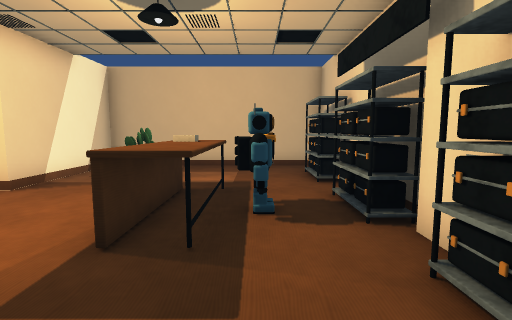
View 1 (above)

24 first-person views from a walk through a 3-D level made in the Unity game engine. The camera is 1.3 m above the floor, tilts 6° down and sees 85° across. The floor is counted in squares, 1 m on a side. Each view is taken from the middle of a square. On the plan, view 1 faces up. The plan holds only what a view shows up to about 13 squares ahead; the rest is blank. Some animated figures are left out.

View 2
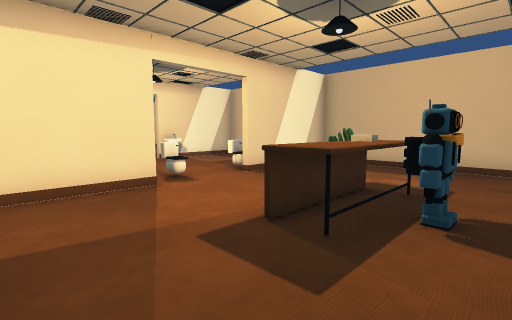

View 3
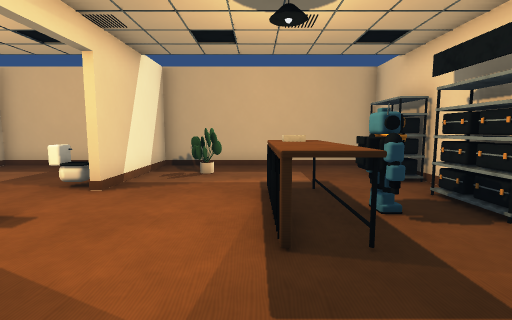

View 4
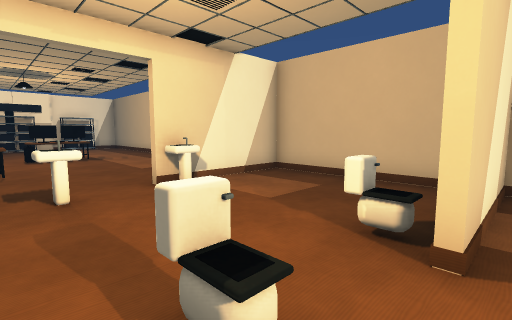

View 5
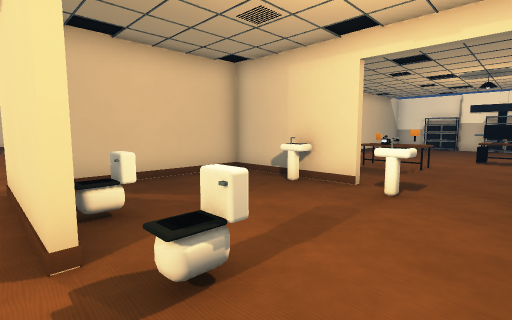

View 6
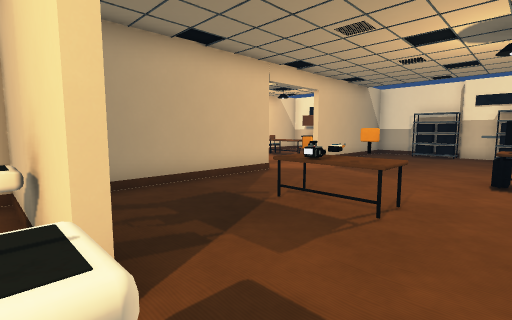

View 7
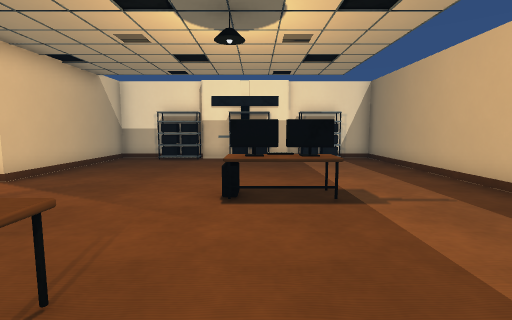

View 8
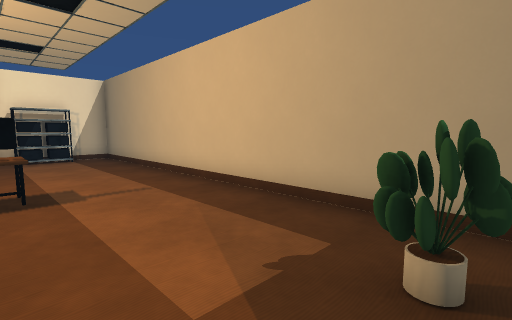

View 9
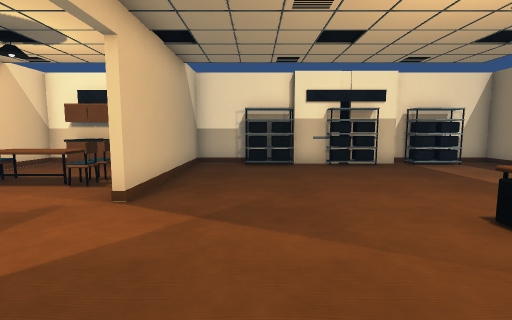

View 10
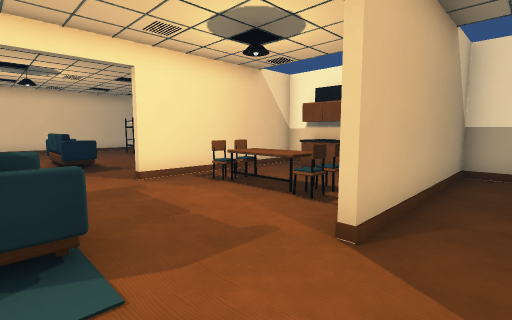

View 11
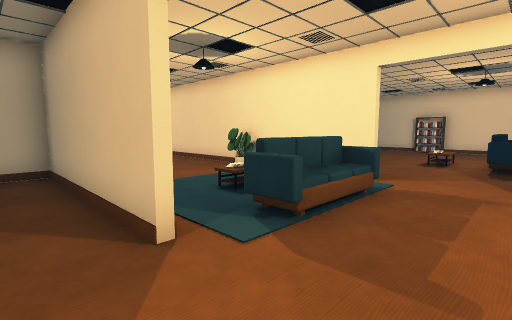

View 12
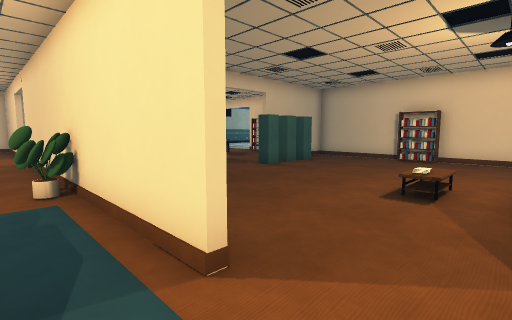

View 13
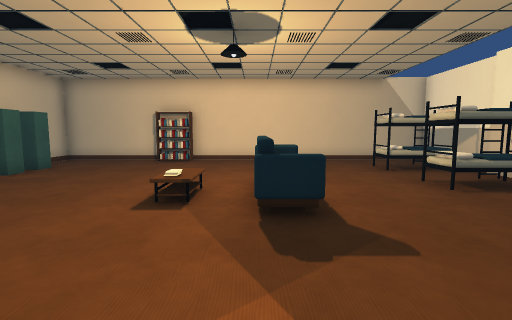

View 14
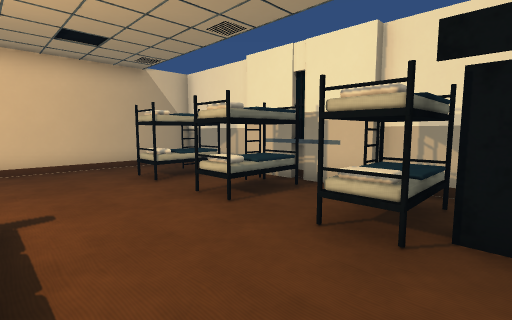

View 15
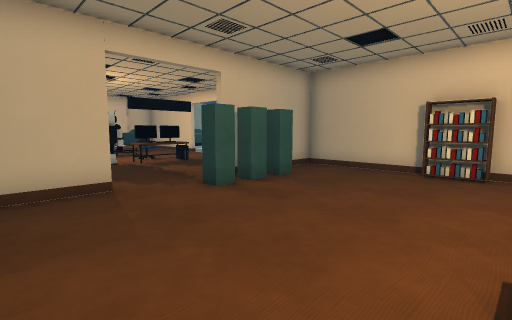

View 16
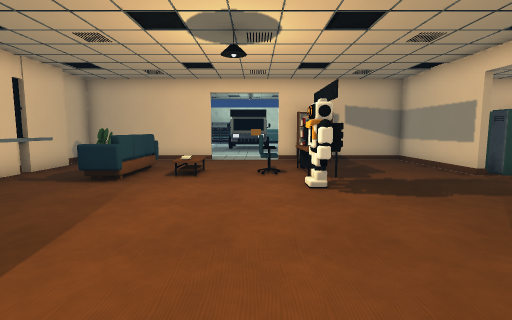

View 17
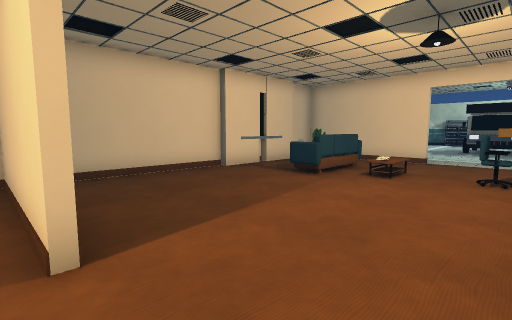

View 18
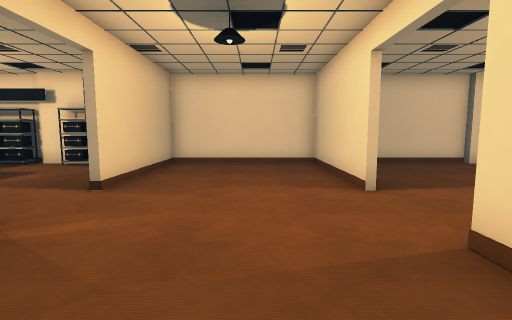

View 19
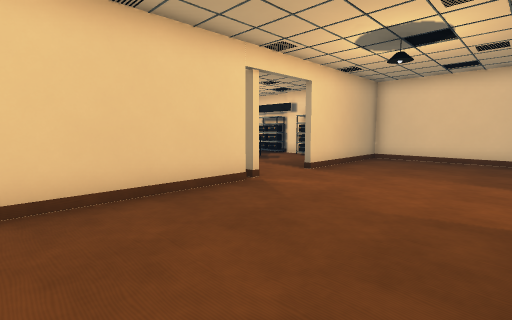

View 20
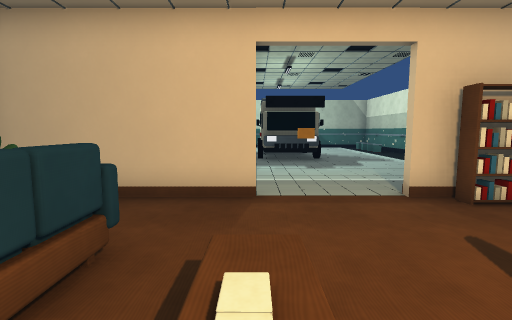

View 21
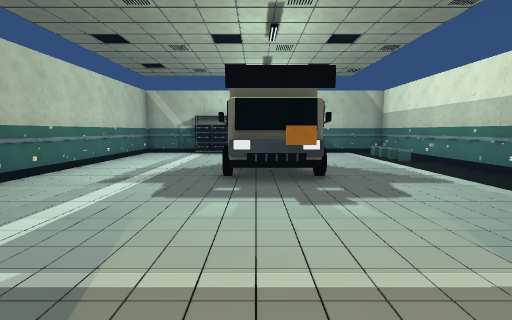

View 22
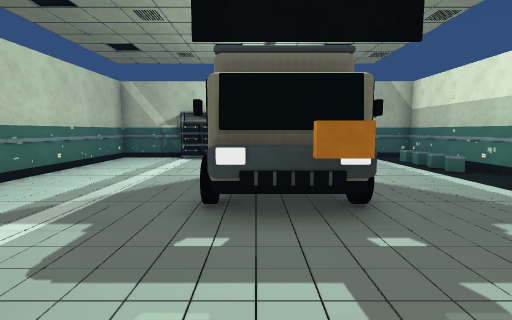

View 23
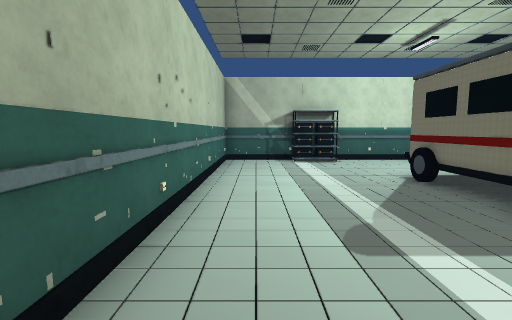

View 24
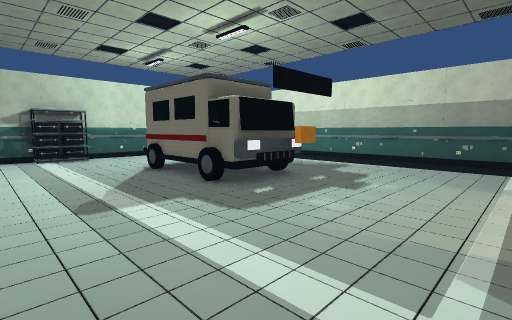

### Floor plan
Points are (right, up) in squares from view 1. A wall is a line through its corners. A room is listed if a view was taken in it or the views show most of it. See-through windows are left out.
Room 1 (views 1, 2, 3, 4, 5, 6, 7, 8, 9, 10, 11)
walls: (-11.4, 0.4) (-11.4, -1.5); (-11.6, -1.5) (-11.6, -0.2); (-13.1, 10.4) (-27.4, 10.4) (-27.4, 9.6); (-18.1, -1.4) (-6.5, -1.4); (-5.4, 3.1) (-5.4, 2.4); (-5.4, 0.6) (-5.4, -0.6); (-6.5, 10.4) (-11.4, 10.4) (-11.4, 7.6); (-27.1, 4.4) (-27.1, 2.5); (-27.1, 6.5) (-27.1, 5.4); (-27.4, 2.5) (-27.4, -1.4) (-21, -1.4); (2.1, 2.4) (2.1, 3.5); (2.4, 5.6) (2.4, 6.2); (2.2, 10.4) (-5.4, 10.4) (-5.4, 7.4)
ways out: opening at (-19.5, -2) to room 2; opening at (-4, -0.3) to room 2
objects: other object (-27, 1) to (-27, 2); other object (-27, 5); other object (-27, 7) to (-27, 9); other object (-20, 4) to (-19, 6); other object (-16, 2) to (-15, 3); other object (-14, 8); other object (-11, 1) to (-11, 2); other object (-11, 4); other object (-11, 6) to (-11, 7); other object (-7, 1) to (-6, 2); other object (-7, 4) to (-6, 4); other object (-7, 6) to (-6, 7); other object (-4, 8); other object (-2, 3) to (-1, 6); other object (0, 4) to (0, 5); other object (2, 1) to (2, 2); other object (2, 4) to (2, 5); other object (2, 7) to (2, 9)
Room 2 (views 12, 13, 16, 17, 18, 19, 20, 21, 22, 23, 24)
walls: (-11.4, -16.4) (-11.4, -19.4) (-6, -19.4); (-3.1, -19.4) (2.4, -19.4) (2.4, -17.9); (-11.4, -21.5) (-11.4, -35.1); (-3.1, -7.4) (2.4, -7.4) (2.4, -1.6) (-3, -1.6); (2.1, -17.5) (2.1, -13.5) (2.4, -13.5) (2.4, -8.6); (-6, -1.6) (-10.9, -1.6); (-18.1, -7.4) (-6, -7.4); (-5.4, -0.6) (-5.4, -1.5); (-5.9, -35.4) (-2.4, -35.4); (-0.5, -35.4) (2.4, -35.4) (2.4, -24.4); (-27.4, -6.6) (-27.4, -7.4) (-21, -7.4)
ways out: opening at (-19.5, -2) to room 1; opening at (-4, -0.3) to room 1; opening at (-19.5, -8) to room 3; opening at (-11.2, -14.5) to room 3
objects: other object (-27, -6) to (-27, -3); other object (-24, -6); other object (-24, -3); other object (-23, -6); other object (-23, -5) to (-23, -4); other object (-23, -3); other object (-19, -6) to (-18, -3); other object (-13, -7); other object (-8, -19) to (-7, -19); other object (-7, -17) to (-7, -14); other object (-7, -14) to (-6, -13); other object (-6, -16) to (-5, -15); other object (-2, -35) to (-1, -35); other object (-1, -17) to (-1, -14); other object (0, -18)
Room 3 (views 14, 15)
walls: (-11.6, -12.1) (-11.6, -10.1); (-27.1, -11.5) (-27.1, -15.5); (-27.4, -15.8) (-27.4, -19.4) (-11.6, -19.4) (-11.6, -18.2); (-27.4, -10) (-27.4, -11.5)
ways out: opening at (-19.5, -8) to room 2; opening at (-11.2, -14.5) to room 2
objects: other object (-26, -17) to (-24, -16); other object (-26, -14) to (-24, -13); other object (-26, -11) to (-24, -10); other object (-25, -10) to (-25, -8); other object (-21, -14) to (-20, -11); other object (-17, -19) to (-16, -19); other object (-13, -17) to (-12, -16); other object (-13, -15) to (-12, -15); other object (-13, -14) to (-12, -14)

Where each view was taken, in squares from view 1:
view 1: 0 up, 0 right, facing up
view 2: 0 up, 1 right, facing up-left
view 3: 0 up, 2 left, facing up
view 4: 3 up, 5 left, facing up-left
view 5: 6 up, 5 left, facing down-left
view 6: 5 up, 11 left, facing down-left
view 7: 5 up, 14 left, facing left
view 8: 6 up, 13 left, facing up-left
view 9: 1 up, 16 left, facing left
view 10: 0 up, 18 left, facing down-left
view 11: 0 up, 21 left, facing down-right
view 12: 6 down, 20 left, facing down-right
view 13: 7 down, 20 left, facing down
view 14: 9 down, 21 left, facing down-left
view 15: 10 down, 18 left, facing down-right
view 16: 7 down, 5 left, facing down
view 17: 7 down, 6 left, facing down-right
view 18: 5 down, 9 left, facing right
view 19: 7 down, 11 left, facing up-right
view 20: 14 down, 3 left, facing down
view 21: 19 down, 4 left, facing down
view 22: 22 down, 4 left, facing down
view 23: 23 down, 1 right, facing down
view 24: 21 down, 1 right, facing down-left
